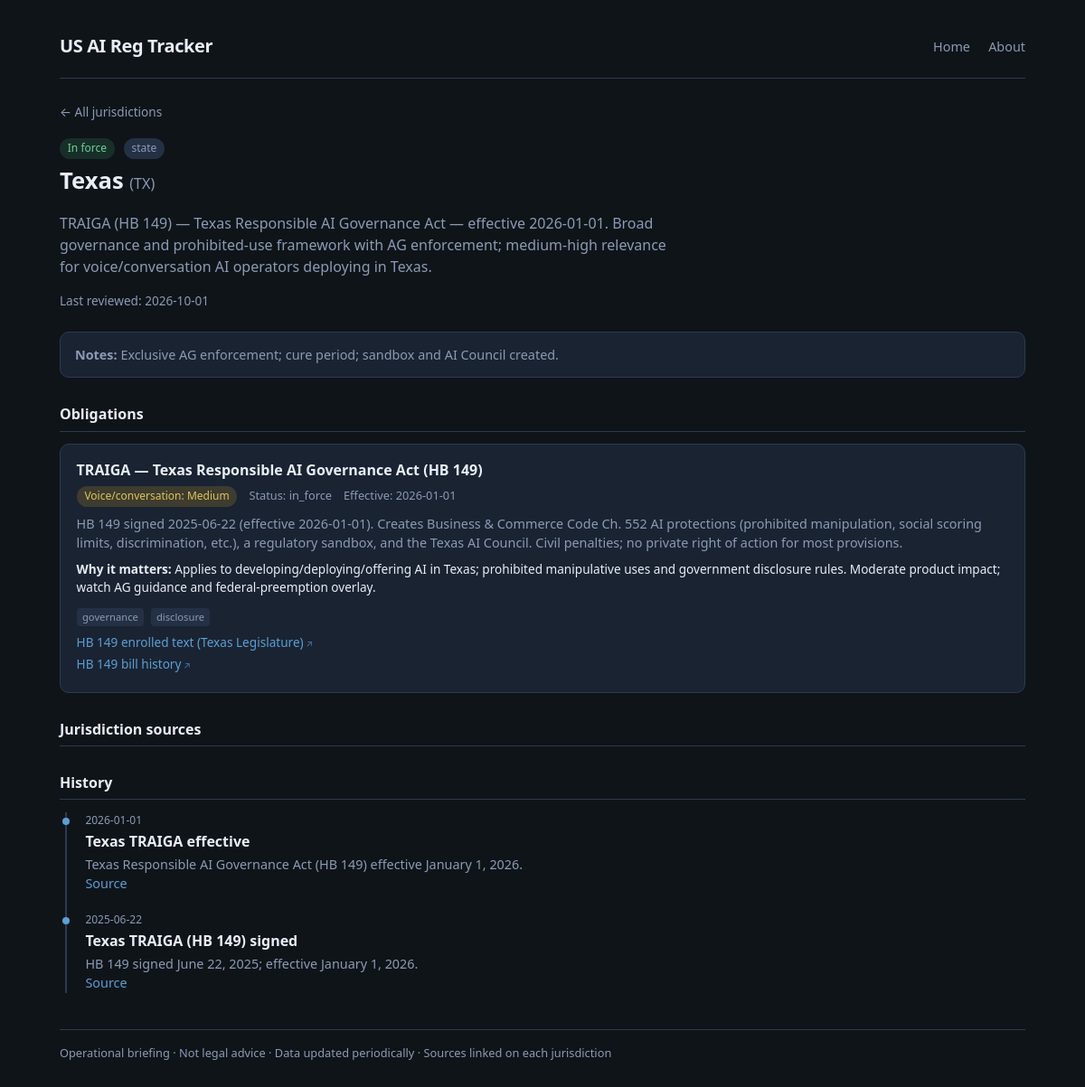
The page /j/TX on the database its author committed.
### tables this page shows
CREATE TABLE jurisdictions (
    id INTEGER PRIMARY KEY AUTOINCREMENT,
    code TEXT NOT NULL UNIQUE,
    name TEXT NOT NULL,
    kind TEXT NOT NULL CHECK (kind IN ('federal', 'state', 'local')),
    status_color TEXT NOT NULL DEFAULT 'quiet',
    status_label TEXT NOT NULL DEFAULT 'quiet',
    summary TEXT NOT NULL DEFAULT '',
    last_reviewed TEXT,
    notes TEXT DEFAULT ''
);

CREATE TABLE obligations (
    id INTEGER PRIMARY KEY AUTOINCREMENT,
    jurisdiction_id INTEGER NOT NULL REFERENCES jurisdictions(id) ON DELETE CASCADE,
    title TEXT NOT NULL,
    status TEXT NOT NULL DEFAULT 'proposed',
    effective_date TEXT,
    themes TEXT NOT NULL DEFAULT '[]',
    voice_cs_relevance TEXT NOT NULL DEFAULT 'none',
    voice_cs_why TEXT DEFAULT '',
    summary TEXT NOT NULL DEFAULT ''
);

CREATE TABLE sources (
    id INTEGER PRIMARY KEY AUTOINCREMENT,
    jurisdiction_id INTEGER REFERENCES jurisdictions(id) ON DELETE CASCADE,
    obligation_id INTEGER REFERENCES obligations(id) ON DELETE CASCADE,
    label TEXT NOT NULL,
    url TEXT NOT NULL,
    CHECK (jurisdiction_id IS NOT NULL OR obligation_id IS NOT NULL)
);

CREATE TABLE history_events (
    id INTEGER PRIMARY KEY AUTOINCREMENT,
    jurisdiction_id INTEGER NOT NULL REFERENCES jurisdictions(id) ON DELETE CASCADE,
    event_date TEXT NOT NULL,
    title TEXT NOT NULL,
    detail TEXT DEFAULT '',
    source_url TEXT,
    event_kind TEXT NOT NULL DEFAULT 'milestone',
    created_at TEXT NOT NULL DEFAULT (datetime('now'))
);

### app/main.py (the view)
@app.get("/j/{code}", response_class=HTMLResponse)
def jurisdiction_page(request: Request, code: str):
    detail = db.jurisdiction_detail(code)
    if not detail:
        raise HTTPException(status_code=404, detail=f"Jurisdiction {code} not found")
    j = _enrich_jurisdiction(detail["jurisdiction"])
    obligations = []
    for obl in detail["obligations"]:
        o = dict(obl)
        rel = o.get("voice_cs_relevance") or "none"
        o["rel_display"] = RELEVANCE_META.get(rel, RELEVANCE_META["none"])["label"]
        o["rel_css"] = RELEVANCE_META.get(rel, RELEVANCE_META["none"])["css"]
        obligations.append(o)
    return templates.TemplateResponse(
        "jurisdiction.html",
        {
            "request": request,
            "j": j,
            "obligations": obligations,
            "sources": detail["sources"],
            "history": detail["history"],
            "status_meta": STATUS_META,
        },
    )

### app/templates/jurisdiction.html (shortened to what this page needs)
{% extends "base.html" %}
{% block content %}
<a class="back" href="/">← All jurisdictions</a>
<div class="j-header">
  <span class="pill {{ j.status_css }}">{{ j.status_display }}</span>
  <span class="pill" style="margin-left:0.35rem;">{{ j.kind }}</span>
  <h1>{{ j.name }} <span style="color:var(--muted); font-weight:400; font-size:1rem;">({{ j.code }})</span></h1>
  <p class="summary">{{ j.summary }}</p>
  <p class="meta-line" style="margin-top:0.75rem;">Last reviewed: {{ j.last_reviewed or '—' }}</p>
</div>
{% if j.notes %}
<div class="notes"><strong>Notes:</strong> {{ j.notes }}</div>
{% endif %}
<h3 class="block-title">Obligations</h3>
{% if obligations %}
  {% for o in obligations %}
  <div class="obl">
    <h4>{{ o.title }}</h4>
    <div class="meta">
      <span class="pill {{ o.rel_css }}">Voice/conversation: {{ o.rel_display }}</span>
      <span>Status: {{ o.status }}</span>
      {% if o.effective_date %}<span>Effective: {{ o.effective_date }}</span>{% endif %}
    </div>
    <p>{{ o.summary }}</p>
    {% if o.voice_cs_why %}
    <p class="why"><strong>Why it matters:</strong> {{ o.voice_cs_why }}</p>
    {% endif %}
    {% if o.themes %}
    <div class="themes">
      {% for t in o.themes %}
      <span class="theme-tag">{{ t }}</span>
      {% endfor %}
    </div>
    {% endif %}
    {% if o.sources %}
    <ul class="sources">
      {% for s in o.sources %}
      <li><a href="{{ s.url }}" target="_blank" rel="noopener noreferrer">{{ s.label }}</a></li>
      {% endfor %}
    </ul>
    {% endif %}
  </div>
  {% endfor %}
{% else %}
<p class="empty">No specific obligations tracked yet for this jurisdiction.</p>
{% endif %}
{% if sources %}
<h3 class="block-title">Jurisdiction sources</h3>
{% endif %}
<h3 class="block-title">History</h3>
{% if history %}
<ul class="timeline">
  {% for h in history %}
  <li>
    <div class="date">{{ h.event_date }}</div>
    <div class="title">{{ h.title }}</div>
    {% if h.detail %}<div class="detail">{{ h.detail }}</div>{% endif %}
    {% if h.source_url %}
    <div class="detail"><a href="{{ h.source_url }}" target="_blank" rel="noopener noreferrer">Source</a></div>
    {% endif %}
  </li>
  {% endfor %}
</ul>
{% else %}
<p class="empty">No history events yet.</p>
{% endif %}
{% endblock %}

### app/static/style.css (style rules this page uses)
:root { --bg: #0f1419; --surface: #1a2332; --surface2: #243044; --border: #2d3a4f; --text: #e8eef7; --muted: #8b9bb4; --accent: #5b9fd4; --accent-soft: rgba(91, 159, 212, 0.15); --in-force: #3d9a6a; --pending: #c9a227; --hot: #d4654a; --quiet: #5a6a7e; --watch: #7b8fd4; --rel-high: #d4654a; --rel-medium: #c9a227; --rel-low: #5b9fd4; --rel-none: #5a6a7e; --radius: 10px; --font: "Segoe UI", system-ui, -apple-system, sans-serif; }
* { box-sizing: border-box; }
body { margin: 0; font-family: var(--font); background: var(--bg); color: var(--text); line-height: 1.5; min-height: 100vh; }
a { color: var(--accent); text-decoration: none; }
.meta-line { color: var(--muted); font-size: 0.85rem; margin-bottom: 1.25rem; }
.pill { display: inline-block; padding: 0.15rem 0.55rem; border-radius: 999px; font-size: 0.75rem; font-weight: 500; background: var(--surface2); color: var(--muted); }
.pill.status-in-force { background: rgba(61,154,106,0.2); color: #6ecf9a; }
.pill.rel-medium { background: rgba(201,162,39,0.2); color: #e0c35a; }
.back { font-size: 0.85rem; color: var(--muted); margin-bottom: 1rem; display: inline-block; }
.j-header { margin-bottom: 1.5rem; }
.j-header h1 { margin: 0.3rem 0 0.5rem; font-size: 1.6rem; }
.j-header .summary { color: var(--muted); max-width: 42rem; }
.notes { background: var(--surface); border: 1px solid var(--border); border-radius: var(--radius); padding: 0.85rem 1rem; margin: 1rem 0 1.5rem; font-size: 0.9rem; color: var(--muted); }
h3.block-title { font-size: 1rem; margin: 1.75rem 0 0.85rem; padding-bottom: 0.4rem; border-bottom: 1px solid var(--border); }
.obl { background: var(--surface); border: 1px solid var(--border); border-radius: var(--radius); padding: 1rem 1.1rem; margin-bottom: 0.75rem; }
.obl h4 { margin: 0 0 0.35rem; font-size: 1rem; }
.obl .meta { font-size: 0.8rem; color: var(--muted); margin-bottom: 0.5rem; }
.obl .meta span { margin-right: 0.6rem; }
.obl p { margin: 0.35rem 0; font-size: 0.9rem; color: var(--muted); }
.obl .why { font-size: 0.85rem; color: var(--text); margin-top: 0.5rem; }
.themes { margin-top: 0.5rem; }
.theme-tag { display: inline-block; font-size: 0.7rem; padding: 0.1rem 0.4rem; margin: 0.15rem 0.2rem 0 0; border-radius: 4px; background: var(--surface2); color: var(--muted); }
.sources { list-style: none; padding: 0; margin: 0.5rem 0 0; }
.sources li { margin: 0.25rem 0; font-size: 0.85rem; }
.sources a::after { content: " ↗"; font-size: 0.75em; opacity: 0.7; }
.timeline { list-style: none; padding: 0; margin: 0; }
.timeline li { position: relative; padding: 0 0 1.25rem 1.25rem; border-left: 2px solid var(--border); margin-left: 0.4rem; }
.timeline li::before { content: ""; position: absolute; left: -5px; top: 0.35rem; width: 8px; height: 8px; border-radius: 50%; background: var(--accent); }
.timeline li:last-child { padding-bottom: 0; }
.timeline .date { font-size: 0.75rem; color: var(--muted); }
.timeline .title { font-weight: 600; margin: 0.15rem 0; }
.timeline .detail { font-size: 0.9rem; color: var(--muted); }

### rows shown on the page
jurisdictions: kind "state", name "Texas", code "TX", summary "TRAIGA (HB 149) — Texas Responsible AI Governance Act — effective 2026-01-01. Broad governance and prohibited-use framework with AG enforcement; medium-high relevance for voice/conversation AI operators deploying in Texas.", last_reviewed "2026-10-01", notes "Exclusive AG enforcement; cure period; sandbox and AI Council created."
obligations: title "TRAIGA — Texas Responsible AI Governance Act (HB 149)", rel_display "Medium", status "in_force", effective_date "2026-01-01", summary "HB 149 signed 2025-06-22 (effective 2026-01-01). Creates Business & Commerce Code Ch. 552 AI protections (prohibited manipulation, social scoring limits, discrimination, etc.), a regulatory sandbox, and the Texas AI Council. Civil penalties; no private right of action for most provisions.", voice_cs_why "Applies to developing/deploying/offering AI in Texas; prohibited manipulative uses and government disclosure rules. Moderate product impact; watch AG guidance and federal-preemption overlay.", themes "governance" "disclosure"
sources: label "HB 149 enrolled text (Texas Legislature)"
sources: label "HB 149 bill history"
history_events: event_date "2026-01-01", title "Texas TRAIGA effective", detail "Texas Responsible AI Governance Act (HB 149) effective January 1, 2026."
history_events: event_date "2025-06-22", title "Texas TRAIGA (HB 149) signed", detail "HB 149 signed June 22, 2025; effective January 1, 2026."

### other values the page prints
{{ j.status_display }} "In force"
